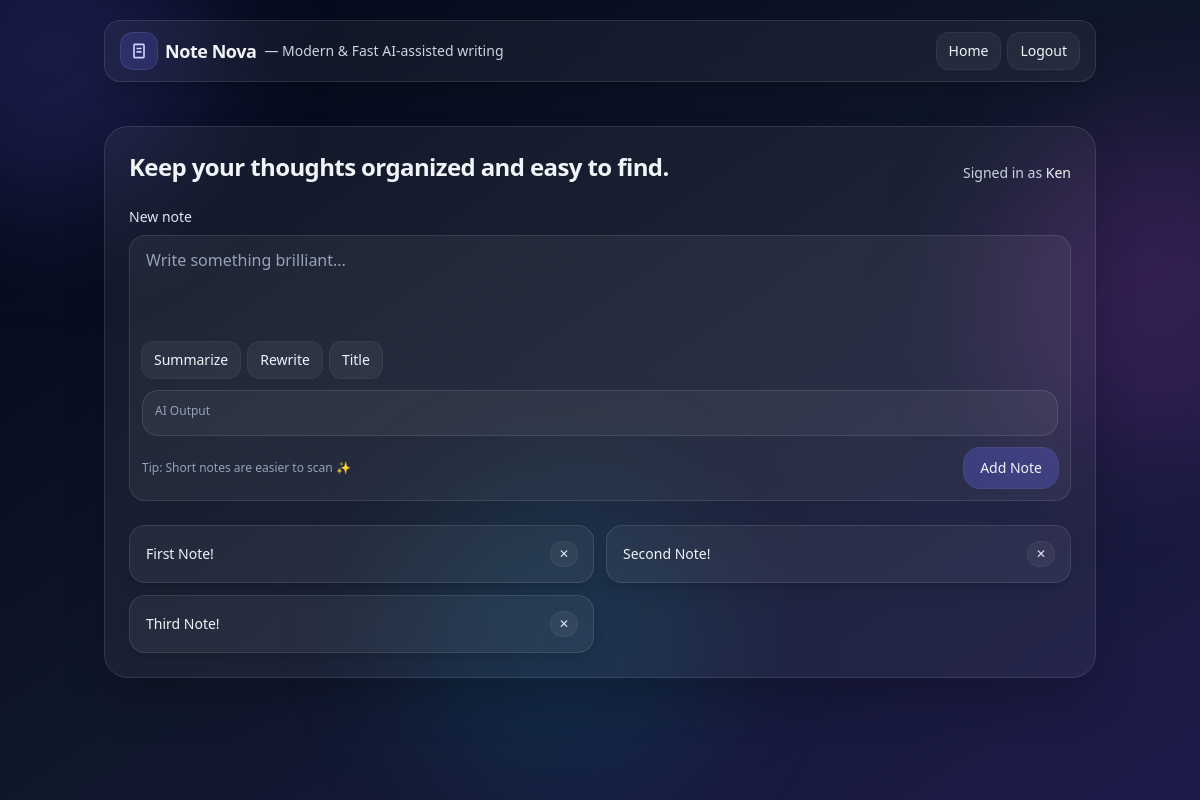
/ (signed in), run on an earlier commit of the app's database.
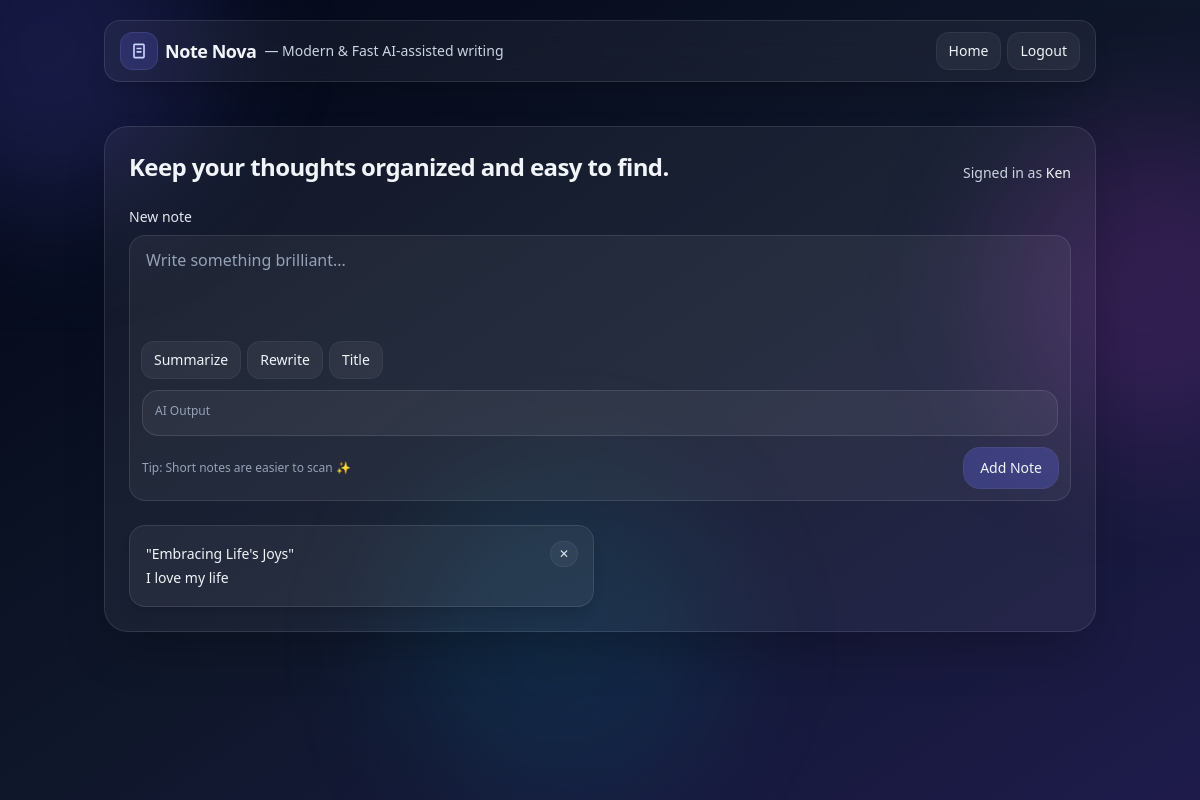
And on a later commit of the database.
### website/models.py (models this page shows)
class User(db.Model, UserMixin):
    id = db.Column(db.Integer, primary_key=True)
    email = db.Column(db.String(150), unique=True)
    password = db.Column(db.String(150))
    first_name = db.Column(db.String(150))
    notes = db.relationship('Note')

class Note(db.Model):
    id = db.Column(db.Integer, primary_key=True)
    data = db.Column(db.String(10000))
    date = db.Column(db.DateTime(timezone=True), default=func.now())
    user_id = db.Column(db.Integer, db.ForeignKey('user.id'))

### website/views.py (the view, shortened to what this page needs)
@views.route('/', methods = ['GET', 'POST'])
@login_required
def home():
    return render_template("home.html", user=current_user)

### website/__init__.py (called while the page is built)
def create_app():
    app = Flask(__name__)
    app.config['SECRET_KEY'] = 'sadasasdasdasdasdsadsad'
    app.config['SQLALCHEMY_DATABASE_URI'] = 'sqlite:///' + path.join(app.root_path, DB_NAME)
    db.init_app(app)
    from .views import views
    from .auth import auth
    from .ai import ai
    app.register_blueprint(ai, url_prefix='/')
    app.register_blueprint(views, url_prefix='/')
    app.register_blueprint(auth, url_prefix='/')
    from .models import User, Note
    create_database(app)
    login_manager = LoginManager()
    login_manager.login_view = 'auth.login'
    login_manager.init_app(app)
    @login_manager.user_loader
    def load_user(id):
        return User.query.get(int(id))
    return app

### website/templates/home.html (shortened to what this page needs)
{% extends "base.html" %}
{% block content %}
<section class="mt-6">
  <div class="glass rounded-3xl border border-white/10 bg-white/5 p-6 shadow-2xl">
    <div class="flex flex-col gap-3 sm:flex-row sm:items-end sm:justify-between">
      <div>
        <h1 class="text-2xl font-semibold tracking-tight">Keep your thoughts organized and easy to find.</h1>
      </div>
      {% if user.is_authenticated %}
      <div class="text-sm text-slate-300">
        Signed in as <span class="font-medium text-slate-100">{{ user.first_name }}</span>
      </div>
      {% endif %}
    </div>
    <form method="POST" class="mt-6">
      <label for="note" class="mb-2 block text-sm text-slate-200">New note</label>
      <div class="rounded-2xl border border-white/10 bg-white/5 p-3 transition focus-within:border-indigo-400/40 focus-within:bg-white/10">
        <textarea
          name="note"
          id="note"
          rows="3"
          placeholder="Write something brilliant..."
          class="w-full resize-none bg-transparent px-1 text-slate-100 placeholder:text-slate-400 outline-none"
        ></textarea>
        <div class="mt-4 flex flex-wrap gap-2">
        <button type="button" class="rounded-xl bg-white/5 px-3 py-2 text-sm ring-1 ring-white/10 hover:bg-white/10"
                onclick="runAI('summarize')">Summarize</button>
        <button type="button" class="rounded-xl bg-white/5 px-3 py-2 text-sm ring-1 ring-white/10 hover:bg-white/10"
                onclick="runAI('rewrite')">Rewrite</button>
        <button type="button" class="rounded-xl bg-white/5 px-3 py-2 text-sm ring-1 ring-white/10 hover:bg-white/10"
                onclick="runAI('title')">Title</button>
        </div>
        <div class="mt-3 rounded-2xl border border-white/10 bg-white/5 p-3">
        <p class="text-xs text-slate-400">AI Output</p>
        </div>
        <div class="mt-3 flex items-center justify-between">
          <p class="text-xs text-slate-400">Tip: Short notes are easier to scan ✨</p>
          <button
            type="submit"
            class="rounded-2xl bg-indigo-500/30 px-4 py-2.5 text-sm font-medium ring-1 ring-indigo-400/30 transition hover:bg-indigo-500/40 active:scale-[0.99]"
          >
            Add Note
          </button>
        </div>
      </div>
    </form>
    <div class="mt-6">
      {% if user.notes|length == 0 %}
        <div class="rounded-2xl border border-white/10 bg-white/5 p-4 text-sm text-slate-300">
          No notes yet. Add your first one above ✨
        </div>
      {% else %}
        <ul class="grid gap-3 sm:grid-cols-2">
          {% for note in user.notes %}
            <li data-note-id="{{ note.id }}"
                class="group rounded-2xl border border-white/10 bg-white/5 p-4 shadow-lg transition hover:-translate-y-0.5 hover:bg-white/10">
              <div class="flex items-start justify-between gap-3">
                <p class="whitespace-pre-wrap text-sm leading-6 text-slate-100">{{ note.data }}</p>
                <button
                  type="button"
                  onclick="deleteNote({{ note.id }})"
                  class="rounded-xl bg-white/5 px-2 py-1 text-xs text-slate-200 ring-1 ring-white/10 transition hover:bg-red-500/15 hover:text-red-100 hover:ring-red-400/20"
                  aria-label="Delete note"
                  title="Delete"
                >
                  ✕
                </button>
              </div>
            </li>
          {% endfor %}
        </ul>
      {% endif %}
    </div>
  </div>
</section>
{% endblock %}

### website/templates/base.html (shortened to what this page needs)
<!doctype html>
<html lang="en">
  <head>
    <script src="https://cdn.tailwindcss.com"></script>
  </head>
  <body class="min-h-screen bg-gradient-to-br from-slate-950 via-slate-900 to-indigo-950 text-slate-100">
    <div class="pointer-events-none fixed inset-0 overflow-hidden">
      <div class="absolute -top-28 -left-28 h-80 w-80 rounded-full bg-indigo-500/20 blur-3xl"></div>
      <div class="absolute top-32 -right-28 h-80 w-80 rounded-full bg-fuchsia-500/15 blur-3xl"></div>
      <div class="absolute bottom-0 left-1/3 h-80 w-80 rounded-full bg-cyan-500/10 blur-3xl"></div>
    </div>
    <header class="relative z-10">
      <nav class="mx-auto max-w-5xl px-4 py-5">
        <div class="glass flex items-center justify-between rounded-2xl border border-white/10 bg-white/5 px-4 py-3 shadow-xl">
          <a href="{{ url_for('views.home') }}" class="group flex items-center gap-2">
            <span class="inline-flex h-9 w-9 items-center justify-center rounded-xl bg-indigo-500/20 ring-1 ring-indigo-400/30">
              <svg viewBox="0 0 24 24" class="h-5 w-5 text-indigo-200">
                <path fill="currentColor" d="M7 3h10a2 2 0 0 1 2 2v14a2 2 0 0 1-2 2H7a2 2 0 0 1-2-2V5a2 2 0 0 1 2-2Zm0 2v14h10V5H7Zm2 3h6v2H9V8Zm0 4h6v2H9v-2Z"/>
              </svg>
            </span>
            <span class="text-lg font-semibold tracking-tight">Note Nova</span>
            <span class="hidden sm:inline text-sm text-slate-300">— Modern & Fast AI-assisted writing</span>
          </a>
          <div class="flex items-center gap-2">
            {% if user.is_authenticated %}
              <a href="{{ url_for('views.home') }}"
                 class="rounded-xl bg-white/5 px-3 py-2 text-sm font-medium ring-1 ring-white/10 transition hover:bg-white/10 hover:ring-white/20">
                Home
              </a>
              <a href="{{ url_for('auth.logout') }}"
                 class="rounded-xl bg-white/5 px-3 py-2 text-sm font-medium ring-1 ring-white/10 transition hover:bg-white/10 hover:ring-white/20">
                Logout
              </a>
            {% endif %}
          </div>
        </div>
      </nav>
    </header>
    <main class="relative z-10 mx-auto max-w-5xl px-4 pb-16">
      <div class="fade-in">
        {% block content %}{% endblock %}
      </div>
    </main>
  </body>
</html>

### website/templates/base.html (style rules this page uses)
.fade-in { animation: fadeIn .45s ease both; }
.glass { backdrop-filter: blur(14px); -webkit-backdrop-filter: blur(14px); }

What changed in the data, as far as the page shows it:
removed Note: data "First Note!"
removed Note: data "Second Note!"
removed Note: data "Third Note!"
added Note: data "\"Embracing Life's Joys\" I love my life"
